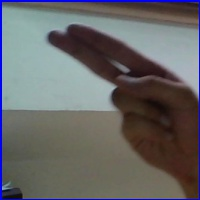
#> input picture H_test.jpg, 200 x 200 px
$ jupyter execute --allow-errors tegnsprogstranslate.ipynb   (shell and % lines are left out)
#> lines starting #> are read from the running program, lines starting #| are printed output that depends on the picture
[cell 1]
import numpy as np
import matplotlib as plt
from matplotlib.image import imread
import matplotlib.pyplot as p
from scipy.signal import convolve2d
from scipy.signal import fftconvolve
from numpy.random import random
from os import listdir
from time import time
#from mnist import MNIST

# TODO
- [X] Lave dense layers
- [X] Lave conv layers
- [X] Lave max-pooling
- [ ] cross entropy
- [-] Lave en test model (med test data)
  - [ ] Unit test. Narrow. Unit test. Narrow
- [ ] Evaluate 🎉
- [ ] Lav den rigtige model
- [ ] webcam blib blob
- [ ] diagram der viser convolution og backprop deraf (samt denselayers) 📌

[cell 2]
a = random((200,200))
b = random((10,10))

aa = time()
convolve2d(a,b)
ba = time()
ab = time()
fftconvolve(a,b)
bb = time()

print("normal convolution time: ", (ba-aa)*1000)
print("fft convolution time:    ", (bb-ab)*1000)

[cell 3]
image_src = imread("H_test.jpg")
#> image_src is the input picture: shape (200, 200, 3); mean R, G, B 102.6, 102.3, 103.1

[cell 4]
image_src.shape
#> Out = (200, 200, 3)

[cell 5]
p.imshow(image_src)

[cell 6]
def preprocess(image_src):
    image = np.array([n / 255. for n in image_src[:,:,0]]).reshape((200,200))[::4,::4]
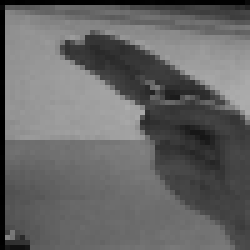
#> image: shape (50, 50) float64 (shown 5 times larger); min 0, max 0.675, mean 0.4

    # Define the Sobel filter kernels (constant kernels for edge detection)
    kernel_x = np.array([[-1, 0, 1], [-2, 0, 2], [-1, 0, 1]])
    kernel_y = np.array([[-1, -2, -1], [0, 0, 0], [1, 2, 1]])

    # Perform convolution with the kernels to get the horizontal and vertical edges
    edges_x = fftconvolve(image, kernel_x, mode='valid')
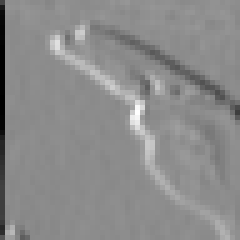
#> edges_x: shape (48, 48) float64 (shown 5 times larger); min -2.33, max 1.87, mean -0.0262; drawn with min black and max white
    edges_y = fftconvolve(image, kernel_y, mode='valid')
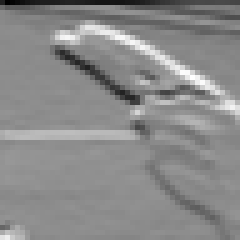
#> edges_y: shape (48, 48) float64 (shown 5 times larger); min -2, max 1.62, mean -0.0383; drawn with min black and max white

    # Combine the horizontal and vertical edges to get the final edge image
    edges = np.sqrt(np.square(edges_x) + np.square(edges_y))
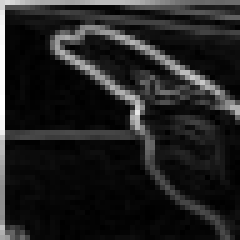
#> edges: shape (48, 48) float64 (shown 5 times larger); min 2.01e-16, max 2.33, mean 0.305; drawn with min black and max white

    # Normalize the edge image to a range between 0 and 1
    edges = edges / np.max(edges)
    return edges

pp = preprocess(image_src)
pp_shape = pp.shape
#> pp_shape = (48, 48)
p.imshow(pp)

[cell 7]
def rvec(v): # Returns a vector as a single row matrix
    v = np.array(v)
    return v.reshape(1, np.prod(v.shape))

def cvec(v): # Returns a vector as a single column matrix
    v = np.array(v)
    return v.reshape(np.prod(v.shape), 1)


class DenseLayer:
    def __init__(self, i, o, lr = 0.01):
        self.lr = lr
        self.w = random((o, i)) * 2 - 1
        self.b = cvec(random(o)) * 2 - 1

    def predict(self, i):
        #print(self.w.shape, "*", cvec(i).shape, "+", self.b.shape)
        return np.matmul(self.w, cvec(i)) + self.b

    # [4 lines left out: function backprop, not called in this run]

[cell 8]
print(np.matmul(np.zeros((5,3)), cvec(np.zeros((3,1)))))
print(cvec(np.zeros((3,1))))

[cell 9]
#np.matmul(rvec(np.array([1,2,3])), cvec(np.array([10,100])))

[cell 10]
def rot180(mat):
    return np.rot90(mat, 2)

[cell 11]
# input -> l1 (CNN) -> l2 (CNN) -> l3 -> cost
# target -> Δcost -> Δl3 -> Δl2 -> Δl1

# x = input matrix
# w = cnn filter
# Δy = gradient

class CNN:
    def __init__(self, filter_shape, lr=0.01):
        self.lr = lr
        self.filter = random(filter_shape) * 2 - 1

    def predict(self, i):
        return fftconvolve(i, self.filter, mode='same')

    # [29 lines left out: function backprop, not called in this run]

[cell 12]
def conv_unit_test():
    x = np.array([
        [1,2,3],
        [4,5,6],
        [7,8,9]
    ])
    f = np.array([
        [1,2],
        [3,4]
    ])

    y1 = fftconvolve(x, f)
    y2 = np.zeros_like(x)

    for i_row in range(0,f.shape[0]):
        for i_col in range(0,f.shape[1]):

            for j_row in range(0,x.shape[0]):
                for j_col in range(0,x.shape[1]):

                    k_row = j_row + i_row
                    k_col = j_col + i_col

                    if k_row >= y2.shape[0] or k_col >= y2.shape[1] or k_row < 0 or k_col < 0:
                        continue

                    y2[j_row, j_col] += x[k_row, k_col] * f[i_row, i_col]


    print(y1)
    print(y2)

conv_unit_test()

[cell 13]
# x =
# [a,b,c,d]
# [e,f,g,h]
# [i,j,k,l]
#
# f =
# [1,2]
# [3,4]
#
# y =
# [a*1+b*2+e*3+f*4, b*1+c*2+f*3+g*4, c*1+d*2+g*3+h*4]


# [23 lines left out: function cnn_unit_test, not called in this run]

#cnn_unit_test()

[cell 14]
class MaxPool:
    def __init__(self, shape, scale):
        self.shape = shape
        self.scale = scale

    def predict(self, i):
        r = int(self.shape[0]/self.scale)
        c = int(self.shape[1]/self.scale)
        s = self.scale
        o = np.zeros((r, c))

        for row in range(0, r):
            for col in range(0, c):
                i_ = i[row*s:row*s+s, col*s:col*s+s]

                o[row,col] = i_.max()
        return o

    def backprop(self, i, dy):
        r = int(self.shape[0]/self.scale)
        c = int(self.shape[1]/self.scale)
        s = self.scale
        o = np.zeros(self.shape)
        assert dy.shape == (r, c), f"{dy.shape} != ({r}, {c})"

        dx = np.zeros_like(i)

        for row in range(0, r):
            for col in range(0, c):
                i_ = i[row*s:row*s+s, col*s:col*s+s]

                # Compute the indices of the maximum value in the input
                max_idx = np.unravel_index(np.argmax(i_), i_.shape)

                # Compute the gradient of the output with respect to the input
                dx[row*s+max_idx[0], col*s+max_idx[1]] += dy[row, col]

        return dx

    def n_out(self):
        return int(((self.shape[0]/self.scale) * (self.shape[1]/self.scale)))
    def out(self):
        return (int(self.shape[0]/self.scale), int(self.shape[1]/self.scale))

def maxpool_unit_test():
    l = MaxPool((4,4), 2)
    x = np.array([
        [1,2,3,4],
        [5,6,7,8],
        [9,10,11,12],
        [13,14,15,16]
    ])
    print(l.predict(x))

    print(l.backprop(x,
        np.array([
            [1,2],
            [3,4]
    ])))

maxpool_unit_test()

[cell 15]
class CNN_and_CO:
    # [53 lines left out: functions __init__, predict, backprop, not called in this run]

    def n_out(self):
        return np.prod(self.shapes[-1])

    def out(self):
        return self.shapes[-1]

[cell 16]
def softmax(x):
    return np.exp(x - np.max(x)) / np.exp(x - np.max(x)).sum()

def delta_softmax(x, grad):
    return softmax(x) * (1 - softmax(x)) * grad

def log_loss_gradient(y, yhat):
    N = y.shape[0]
    return -1/N * np.dot(y - yhat, yhat * (1 - yhat))

print(softmax(cvec([1,2])))
print(delta_softmax(cvec([1,2]), cvec([1,1])))

[cell 17]
train_path = "asl_alphabet_train/asl_alphabet_train/"
#test_path = "asl_alphabet_test/asl_alphabet_test/"

# Load training data from `train_path`
train_data = {}
#> (the rest of this cell did not finish here and is left out)

[cell 18]
train_data.keys()

[cell 19]
labels = {}
i = 0
for n in train_data.keys():
    labels[n]=i
    i+=1

len(labels)

[cell 20]
# [4 lines left out: function onehot, not called in this run]

[cell 21]
mnist_cnn = CNN((4, 4), 0.001)
mnist_maxpool = MaxPool((28, 28), 2)
mnist_out = DenseLayer(14*14, 10, 0.001)

bare = DenseLayer(28*28, 10, 0.01)

[cell 22]
correct = 0
bare_correct = 0
#> (the rest of this cell did not finish here and is left out)

[cell 23]
cnn = CNN((4, 4), 0.001)
maxpool = MaxPool(pp_shape, 2)
hidden_layer = DenseLayer(maxpool.n_out(), 150, 0.001)
out_layer = DenseLayer(150, 29, 0.001)

correct = 0
#> (the rest of this cell did not finish here and is left out)

[cell 24]
filters = 1
#f_shapes = [(2,2), (8,8), (5,5), (3,3), (2,2)]
#l1 = [CNN(f_shapes[n], lr=0.001) for n in range(filters)]

[cell 25]
l1 = [CNN((4,4), lr=0.001) for n in range(filters)]
l2 = MaxPool((pp_shape[0]*filters, pp_shape[1]), 2)
l3 = DenseLayer(l2.n_out(), len(labels), lr=0.001)

[cell 26]
def training_data(i):
    return [
        (
            preprocess(imread(train_data[letter][i])),
            onehot(labels[letter], len(labels)),
            letter
        ) for letter in train_data.keys()
    ]

[cell 27]
i = 0
correct = 0

for n in range(0,1000):
    for (img, target, letter) in training_data(n):
        s = img.shape

        l1o = [l.predict(img) for l in l1]
        l1o = cvec([np.tanh(x) for x in l1o]).reshape((pp_shape[0]*filters, pp_shape[1]))
        l2o = l2.predict(l1o)
        l3o = l3.predict(l2o)
        out = softmax(l3o)

        if labels[letter] == out.argmax():
            correct += 1

        dy = 2*(out - target)
        #dy = log_loss_gradient(target.T, out)
        dy = l3.backprop(l2o, dy).reshape(l2.out())
        dy2 = dy
        dy = l2.backprop(l1o, dy)
        dy = np.array([1 - x**2 * dy for x, dy in zip(l1o, dy)]).reshape(l1o.shape)
        [l.backprop(img, dy[f*pp_shape[0]:(f+1)*pp_shape[0],:]) for f, l in enumerate(l1)]
        i += 1
        print(n,"accuracy: ", correct/i*100, "% out:", out.argmax(), l3.lr, np.abs(cvec(dy)).sum(), "   ", end="\r")#, "d3sum:", d3sum)

    l3.lr *= 0.99
#> l3.lr = 0.00099
    for l in l1:
        l.lr *= 0.99
#> after the loop, l.lr = 0.00099
